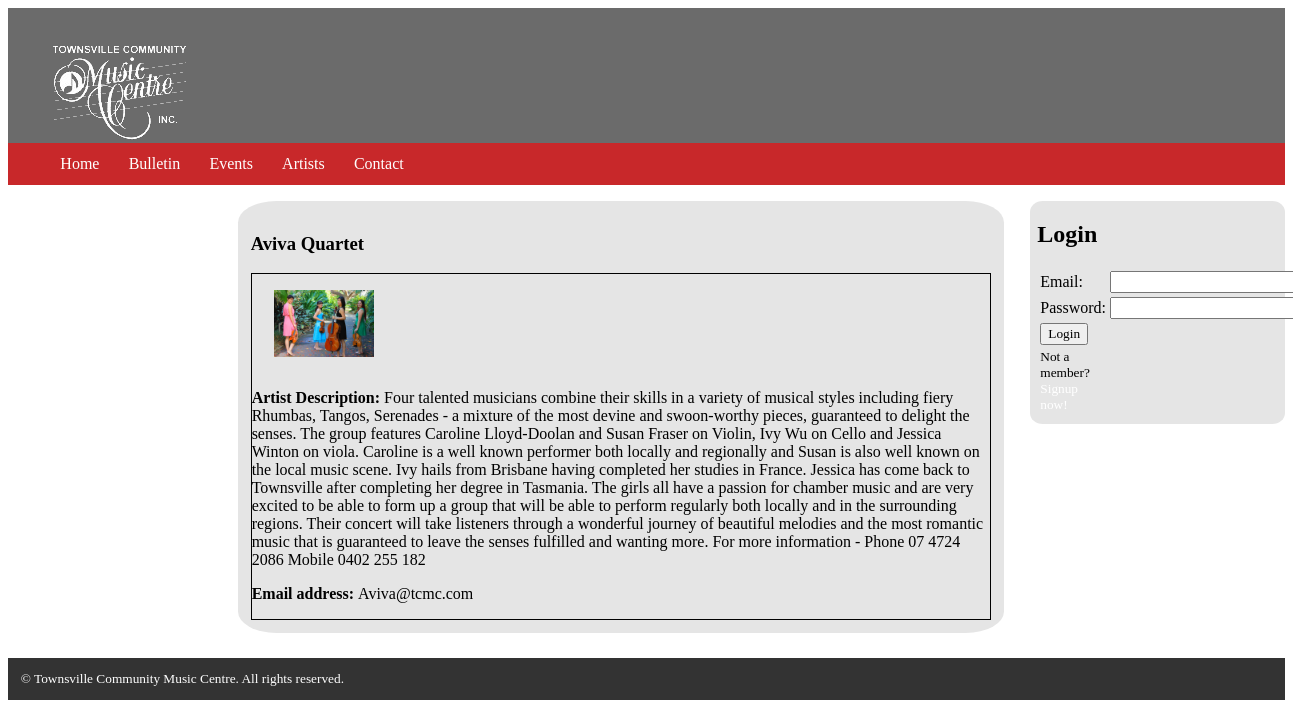
Page /a2template/artist_description.php?artist_id=5&artist_name=Aviva Quartet on the committed database.
### tables this page shows
CREATE TABLE "artistInput" (
  "artist_id" integer NOT NULL DEFAULT '0' PRIMARY KEY AUTOINCREMENT,
  "artist_name" text NOT NULL,
  "artist_description" text NULL,
  "email" text NOT NULL,
  "music_genre" text NULL,
  "location" text NOT NULL,
  "created_by" integer NOT NULL,
  FOREIGN KEY ("created_by") REFERENCES "users" ("id") ON DELETE NO ACTION ON UPDATE NO ACTION
);

### a2template/artist_description.php (the view, shortened to what this page needs)
<?php
	include("dbconnect.php");
?>
<!DOCTYPE html PUBLIC "-//W3C//DTD XHTML 1.0 Transitional//EN" "http://www.w3.org/TR/xhtml1/DTD/xhtml1-transitional.dtd">
<html xmlns="http://www.w3.org/1999/xhtml">
	<?php include("inc/header.php"); ?>
	<body>
    	<div id="main-wrapper">
            <?php include("inc/navigation.php"); ?>
            <section id="main-content">
                <article>
                    <div>
                  		<?php
						echo"<h1>". $_GET["artist_name"]. "</h1>";
						$sql = "SELECT * FROM artistInput WHERE artist_id = $_GET[artist_id]";
						foreach($dbh->query($sql) as $row){
							echo'<section>';
								echo "<ul class='list_format'>";
									echo "<li><p><img width='20%' height='20%' src='" . $row['location'] . "'></p></li>";
									echo '<p><strong> Artist Description: </strong>' . $row['artist_description'] . '</p>';
									echo '<p><strong>Email address: </strong>' . $row['email'] . '</p>';
								echo "</ul>";
							echo"</section>";
						}
						?>
                    </div>
                </article>
            </section>
            <aside>
                <div class="side-box">
                	<?php
						function displayLogin() {
							if (!$_SESSION['id']) {
								echo "<table><form action='bulletin.php' method='post'><tr>"
								."<h1>Login</h1>"
								."<td>Email:</td><td><input type='text' name='email' size='30'></td></tr>"
								."<tr><td>Password:</td><td><input type='password' name='password' size='30'></td></tr>"
								."<tr><td><input type='submit' value='Login' name='login'></td></tr>"
								."<tr><td><small>Not a member?<a href='register.php'>Signup now!</a></small></td></tr>"
								."</form></table>";
							}
						}
						displayLogin();
					?>
                </div>
            </aside>
            <?php include("inc/footer.php"); ?>
        </div>
	</body>
</html>

### a2template/style.css (style rules this page uses)
* { -webkit-box-sizing: border-box; -moz-box-sizing: border-box; box-sizing: border-box; font-family: Baskerville, "Palatino Linotype", Palatino, "Century Schoolbook L", "Times New Roman", serif; }
#main-wrapper { width: 100%; margin: 0 auto; }
.primary ul li a, a:link { text-decoration: none; color: #FFFFFF; }
#main-content { background: #E5E5E5; margin-left: 18%; width: 60%; padding: 1% 1% 1% 1%; color: #000000; margin-bottom: 2%; float: left; border-radius: 5%; }
aside { width: 20%; background: #E5E5E5; float: right; border-radius: 5%; }
.side-box { padding: 0% 3% 3% 3%; border-radius: 5%; font-family: Baskerville, "Palatino Linotype", Palatino, "Century Schoolbook L", "Times New Roman", serif; }
footer a, a:link { text-decoration: none; color: #FFFFFF; }
.list_format { margin:0; padding:0; list-style-type:none; float:float; border-style:solid; border-width:1px; }
.list_format > li { margin-left: 3%; display:inline-block; padding:0; }

### rows in the picture
artistinput: location (picture), artist_description "Four talented musicians combine their skills in a variety of musical styles including fiery Rhumbas, Tangos, Serenades - a mixture of the most devine and swoon-worthy pieces, guaranteed to delight the senses. The group features Caroline Lloyd-Doolan and Susan Fraser on Violin, Ivy Wu on Cello and Jessica Winton on viola. Caroline is a well known performer both locally and regionally and Susan is also well known on the local music scene. Ivy hails from Brisbane having completed her studies in France. Jessica has come back to Townsville after completing her degree in Tasmania. The girls all have a passion for chamber music and are very excited to be able to form up a group that will be able…", email "Aviva@tcmc.com"

### other values in the picture
$_GET["artist_name"] "Aviva Quartet"
